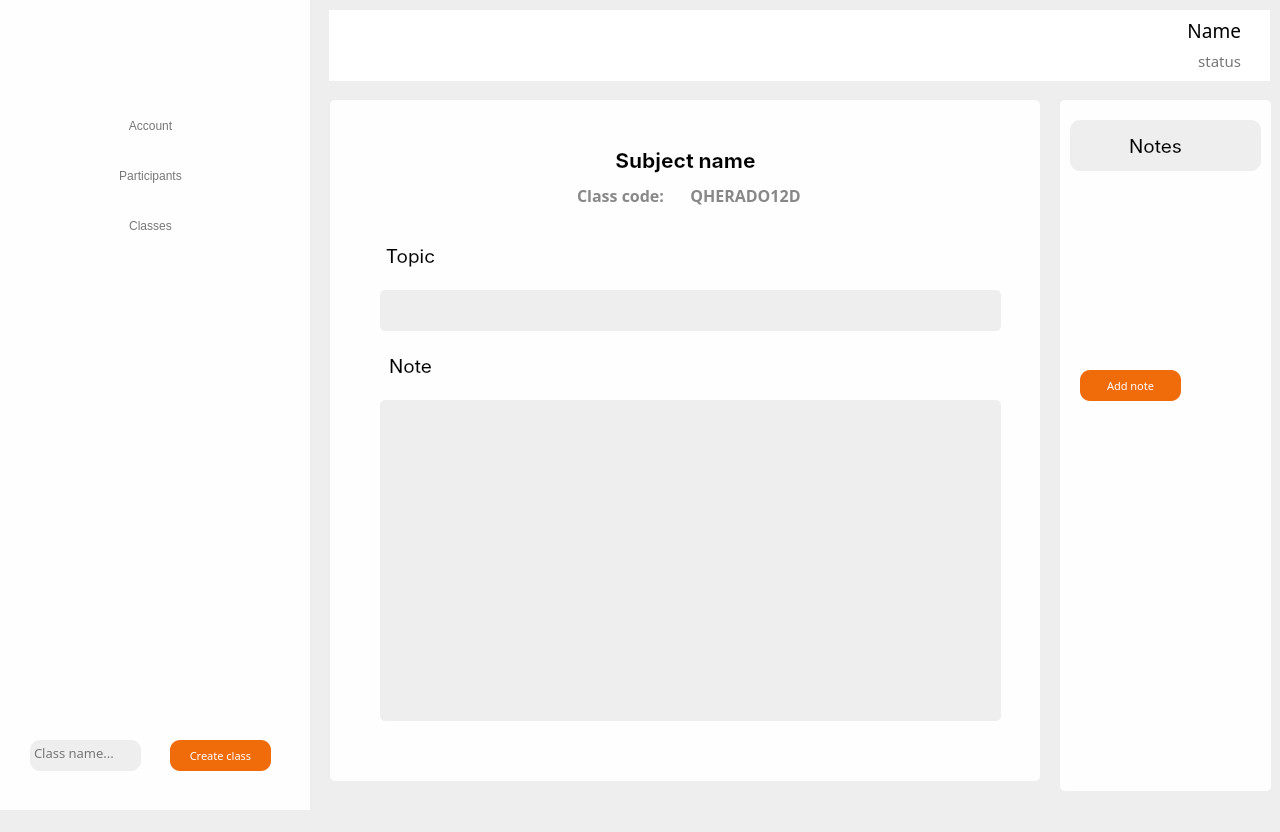
<?xml version="1.0" encoding="UTF-8"?>
<ui version="4.0">
 <class>Audo</class>
 <widget class="QMainWindow" name="Audo">
  <property name="geometry">
   <rect>
    <x>0</x>
    <y>0</y>
    <width>1280</width>
    <height>832</height>
   </rect>
  </property>
  <property name="minimumSize">
   <size>
    <width>1280</width>
    <height>832</height>
   </size>
  </property>
  <property name="maximumSize">
   <size>
    <width>1280</width>
    <height>832</height>
   </size>
  </property>
  <property name="windowTitle">
   <string>MainWindow</string>
  </property>
  <property name="styleSheet">
   <string notr="true">background: #EEEEEE;
</string>
  </property>
  <widget class="QWidget" name="centralwidget">
   <widget class="QFrame" name="frame">
    <property name="geometry">
     <rect>
      <x>0</x>
      <y>0</y>
      <width>310</width>
      <height>832</height>
     </rect>
    </property>
    <property name="styleSheet">
     <string notr="true">background: #fefefe;
border: none;</string>
    </property>
    <property name="frameShape">
     <enum>QFrame::StyledPanel</enum>
    </property>
    <property name="frameShadow">
     <enum>QFrame::Raised</enum>
    </property>
    <widget class="QLabel" name="logo">
     <property name="geometry">
      <rect>
       <x>0</x>
       <y>20</y>
       <width>311</width>
       <height>51</height>
      </rect>
     </property>
     <property name="text">
      <string/>
     </property>
     <property name="pixmap">
      <pixmap resource="assets.qrc">:/icons/assets/icons/logo-black.svg</pixmap>
     </property>
     <property name="alignment">
      <set>Qt::AlignCenter</set>
     </property>
    </widget>
    <widget class="QLabel" name="label_5">
     <property name="geometry">
      <rect>
       <x>30</x>
       <y>190</y>
       <width>31</width>
       <height>41</height>
      </rect>
     </property>
     <property name="text">
      <string/>
     </property>
     <property name="pixmap">
      <pixmap>:/icons/assets/users.svg</pixmap>
     </property>
    </widget>
    <widget class="QLabel" name="label_7">
     <property name="geometry">
      <rect>
       <x>30</x>
       <y>250</y>
       <width>31</width>
       <height>41</height>
      </rect>
     </property>
     <property name="text">
      <string/>
     </property>
     <property name="pixmap">
      <pixmap>:/icons/assets/bookmark.svg</pixmap>
     </property>
    </widget>
    <widget class="QLabel" name="confirmButton">
     <property name="geometry">
      <rect>
       <x>390</x>
       <y>420</y>
       <width>121</width>
       <height>41</height>
      </rect>
     </property>
     <property name="font">
      <font>
       <pointsize>11</pointsize>
       <bold>true</bold>
      </font>
     </property>
     <property name="cursor">
      <cursorShape>PointingHandCursor</cursorShape>
     </property>
     <property name="styleSheet">
      <string notr="true">color: #fefefe;
padding-left: 3px;
background: #F06B0A;
border-radius: 8px;</string>
     </property>
     <property name="text">
      <string>Confirm</string>
     </property>
     <property name="alignment">
      <set>Qt::AlignCenter</set>
     </property>
    </widget>
    <widget class="QLabel" name="Background_3">
     <property name="geometry">
      <rect>
       <x>40</x>
       <y>210</y>
       <width>31</width>
       <height>31</height>
      </rect>
     </property>
     <property name="autoFillBackground">
      <bool>false</bool>
     </property>
     <property name="styleSheet">
      <string notr="true">background:none;</string>
     </property>
     <property name="text">
      <string/>
     </property>
     <property name="pixmap">
      <pixmap resource="assets.qrc">:/icons/assets/icons/classes-icon.png</pixmap>
     </property>
     <property name="alignment">
      <set>Qt::AlignCenter</set>
     </property>
    </widget>
    <widget class="QWidget" name="horizontalLayoutWidget">
     <property name="geometry">
      <rect>
       <x>30</x>
       <y>260</y>
       <width>241</width>
       <height>461</height>
      </rect>
     </property>
     <layout class="QHBoxLayout" name="horizontalLayout">
      <item>
       <layout class="QHBoxLayout" name="horizontalLayout_2">
        <item>
         <layout class="QVBoxLayout" name="verticalLayout">
          <item>
           <spacer name="verticalSpacer_2">
            <property name="orientation">
             <enum>Qt::Vertical</enum>
            </property>
            <property name="sizeHint" stdset="0">
             <size>
              <width>20</width>
              <height>40</height>
             </size>
            </property>
           </spacer>
          </item>
         </layout>
        </item>
       </layout>
      </item>
      <item>
       <layout class="QHBoxLayout" name="horizontalLayout_3">
        <item>
         <layout class="QVBoxLayout" name="verticalLayout_2">
          <item>
           <spacer name="verticalSpacer_3">
            <property name="orientation">
             <enum>Qt::Vertical</enum>
            </property>
            <property name="sizeHint" stdset="0">
             <size>
              <width>20</width>
              <height>40</height>
             </size>
            </property>
           </spacer>
          </item>
         </layout>
        </item>
       </layout>
      </item>
     </layout>
    </widget>
    <widget class="QPushButton" name="SignOut_2">
     <property name="geometry">
      <rect>
       <x>30</x>
       <y>100</y>
       <width>241</width>
       <height>51</height>
      </rect>
     </property>
     <property name="cursor">
      <cursorShape>PointingHandCursor</cursorShape>
     </property>
     <property name="autoFillBackground">
      <bool>false</bool>
     </property>
     <property name="styleSheet">
      <string notr="true">QPushButton {
font: 600 14pt &quot;Roboto Serif SemiBold&quot;;
background:none;
border-radius: 10px;
color: #777777;
}
QPushButton:hover {
font: 600 14pt &quot;Roboto Serif SemiBold&quot;;
border-radius: 10px;
color: #000000;
background-color: #EEEEEE;
 }

</string>
     </property>
     <property name="text">
      <string>Account</string>
     </property>
     <property name="flat">
      <bool>true</bool>
     </property>
    </widget>
    <widget class="QPushButton" name="SignOut_4">
     <property name="geometry">
      <rect>
       <x>30</x>
       <y>200</y>
       <width>241</width>
       <height>51</height>
      </rect>
     </property>
     <property name="cursor">
      <cursorShape>PointingHandCursor</cursorShape>
     </property>
     <property name="autoFillBackground">
      <bool>false</bool>
     </property>
     <property name="styleSheet">
      <string notr="true">QPushButton {
font: 600 14pt &quot;Roboto Serif SemiBold&quot;;
background:none;
border-radius: 10px;
color: #777777;
}
QPushButton:hover {
font: 600 14pt &quot;Roboto Serif SemiBold&quot;;
border-radius: 10px;
color: #000000;
background-color: #EEEEEE;
 }

</string>
     </property>
     <property name="text">
      <string>Classes</string>
     </property>
     <property name="flat">
      <bool>true</bool>
     </property>
    </widget>
    <widget class="QLabel" name="Background">
     <property name="geometry">
      <rect>
       <x>40</x>
       <y>110</y>
       <width>31</width>
       <height>31</height>
      </rect>
     </property>
     <property name="autoFillBackground">
      <bool>false</bool>
     </property>
     <property name="styleSheet">
      <string notr="true">background:none;</string>
     </property>
     <property name="text">
      <string/>
     </property>
     <property name="pixmap">
      <pixmap resource="assets.qrc">:/icons/assets/icons/account-icon.png</pixmap>
     </property>
     <property name="alignment">
      <set>Qt::AlignCenter</set>
     </property>
    </widget>
    <widget class="QPushButton" name="SignOut_3">
     <property name="geometry">
      <rect>
       <x>30</x>
       <y>150</y>
       <width>241</width>
       <height>51</height>
      </rect>
     </property>
     <property name="cursor">
      <cursorShape>PointingHandCursor</cursorShape>
     </property>
     <property name="autoFillBackground">
      <bool>false</bool>
     </property>
     <property name="styleSheet">
      <string notr="true">QPushButton {
font: 600 14pt &quot;Roboto Serif SemiBold&quot;;
background:none;
border-radius: 10px;
color: #777777;
}
QPushButton:hover {
font: 600 14pt &quot;Roboto Serif SemiBold&quot;;
border-radius: 10px;
color: #000000;
background-color: #EEEEEE;
 }

</string>
     </property>
     <property name="text">
      <string>Participants</string>
     </property>
     <property name="flat">
      <bool>true</bool>
     </property>
    </widget>
    <widget class="QLabel" name="Background_2">
     <property name="geometry">
      <rect>
       <x>40</x>
       <y>160</y>
       <width>31</width>
       <height>31</height>
      </rect>
     </property>
     <property name="autoFillBackground">
      <bool>false</bool>
     </property>
     <property name="styleSheet">
      <string notr="true">background:none;</string>
     </property>
     <property name="text">
      <string/>
     </property>
     <property name="pixmap">
      <pixmap resource="assets.qrc">:/icons/assets/icons/participants-icon.png</pixmap>
     </property>
     <property name="alignment">
      <set>Qt::AlignCenter</set>
     </property>
    </widget>
    <widget class="QFrame" name="ClassCodeFrame">
     <property name="geometry">
      <rect>
       <x>30</x>
       <y>740</y>
       <width>111</width>
       <height>31</height>
      </rect>
     </property>
     <property name="styleSheet">
      <string notr="true">background-color: #EEEEEE;
border: none;
border-radius:10px;</string>
     </property>
     <property name="frameShape">
      <enum>QFrame::NoFrame</enum>
     </property>
     <property name="frameShadow">
      <enum>QFrame::Plain</enum>
     </property>
     <property name="lineWidth">
      <number>0</number>
     </property>
     <widget class="QTextEdit" name="ClassCode">
      <property name="geometry">
       <rect>
        <x>0</x>
        <y>0</y>
        <width>111</width>
        <height>31</height>
       </rect>
      </property>
      <property name="font">
       <font>
        <family>Roboto Serif Medium</family>
        <pointsize>10</pointsize>
        <italic>false</italic>
        <fontweight>Medium</fontweight>
       </font>
      </property>
      <property name="cursor" stdset="0">
       <cursorShape>PointingHandCursor</cursorShape>
      </property>
      <property name="autoFillBackground">
       <bool>false</bool>
      </property>
      <property name="styleSheet">
       <string notr="true">background-color:rgba(1,1,1,0);
color: 777777;
font: 500 10pt &quot;Roboto Serif Medium&quot;;</string>
      </property>
      <property name="placeholderText">
       <string>Class name...</string>
      </property>
     </widget>
    </widget>
    <widget class="QPushButton" name="JoinClass">
     <property name="geometry">
      <rect>
       <x>170</x>
       <y>740</y>
       <width>101</width>
       <height>31</height>
      </rect>
     </property>
     <property name="font">
      <font>
       <family>Roboto Serif SemiBold</family>
       <pointsize>8</pointsize>
       <italic>false</italic>
       <kerning>true</kerning>
       <fontweight>DemiBold</fontweight>
      </font>
     </property>
     <property name="cursor">
      <cursorShape>PointingHandCursor</cursorShape>
     </property>
     <property name="mouseTracking">
      <bool>true</bool>
     </property>
     <property name="autoFillBackground">
      <bool>false</bool>
     </property>
     <property name="styleSheet">
      <string notr="true">QPushButton {
font: 600 8pt &quot;Roboto Serif SemiBold&quot;;
background-color: #F06B0A;
border-radius: 10px;
color:#ffffff;
}
QPushButton:hover {
font: 600 8pt &quot;Roboto Serif SemiBold&quot;;
background-color: #E94600;
border-radius: 10px;
color:#ffffff;
 }

</string>
     </property>
     <property name="text">
      <string>Create class</string>
     </property>
     <property name="default">
      <bool>false</bool>
     </property>
     <property name="flat">
      <bool>true</bool>
     </property>
    </widget>
    <zorder>logo</zorder>
    <zorder>label_5</zorder>
    <zorder>label_7</zorder>
    <zorder>confirmButton</zorder>
    <zorder>horizontalLayoutWidget</zorder>
    <zorder>SignOut_2</zorder>
    <zorder>Background</zorder>
    <zorder>SignOut_3</zorder>
    <zorder>Background_2</zorder>
    <zorder>ClassCodeFrame</zorder>
    <zorder>JoinClass</zorder>
    <zorder>SignOut_4</zorder>
    <zorder>Background_3</zorder>
   </widget>
   <widget class="QFrame" name="frame_3">
    <property name="geometry">
     <rect>
      <x>330</x>
      <y>100</y>
      <width>710</width>
      <height>681</height>
     </rect>
    </property>
    <property name="styleSheet">
     <string notr="true">border: none;
background: #fefefe;
border-radius: 5px;</string>
    </property>
    <property name="frameShape">
     <enum>QFrame::StyledPanel</enum>
    </property>
    <property name="frameShadow">
     <enum>QFrame::Raised</enum>
    </property>
    <widget class="QLabel" name="classCodeText">
     <property name="geometry">
      <rect>
       <x>220</x>
       <y>80</y>
       <width>141</width>
       <height>31</height>
      </rect>
     </property>
     <property name="font">
      <font>
       <family>Segoe UI Semibold</family>
       <pointsize>12</pointsize>
       <bold>true</bold>
      </font>
     </property>
     <property name="styleSheet">
      <string notr="true">color: rgba(18, 18, 18, 0.5);</string>
     </property>
     <property name="text">
      <string>Class code:</string>
     </property>
     <property name="alignment">
      <set>Qt::AlignCenter</set>
     </property>
    </widget>
    <widget class="QLabel" name="classCode">
     <property name="geometry">
      <rect>
       <x>350</x>
       <y>80</y>
       <width>131</width>
       <height>31</height>
      </rect>
     </property>
     <property name="font">
      <font>
       <family>Segoe UI Semibold</family>
       <pointsize>12</pointsize>
       <bold>true</bold>
      </font>
     </property>
     <property name="styleSheet">
      <string notr="true">color: rgba(18, 18, 18, 0.5);
background:none;</string>
     </property>
     <property name="text">
      <string>QHERADO12D</string>
     </property>
     <property name="alignment">
      <set>Qt::AlignCenter</set>
     </property>
    </widget>
    <widget class="QLineEdit" name="topicInput">
     <property name="geometry">
      <rect>
       <x>50</x>
       <y>190</y>
       <width>621</width>
       <height>41</height>
      </rect>
     </property>
     <property name="font">
      <font>
       <family>Segoe UI Semibold</family>
       <pointsize>16</pointsize>
       <bold>true</bold>
      </font>
     </property>
     <property name="styleSheet">
      <string notr="true">background: #eee;
border-radius: 5px;
padding-left: 30px;
color: #121212;</string>
     </property>
    </widget>
    <widget class="QTextEdit" name="notes">
     <property name="geometry">
      <rect>
       <x>50</x>
       <y>300</y>
       <width>621</width>
       <height>321</height>
      </rect>
     </property>
     <property name="font">
      <font>
       <family>Segoe UI Semibold</family>
       <pointsize>16</pointsize>
       <bold>true</bold>
      </font>
     </property>
     <property name="cursor" stdset="0">
      <cursorShape>IBeamCursor</cursorShape>
     </property>
     <property name="styleSheet">
      <string notr="true">border: none;
border-radius: 5px;
background: #eee;
color: #121212;</string>
     </property>
     <property name="placeholderText">
      <string/>
     </property>
    </widget>
    <widget class="QLabel" name="deleteButton">
     <property name="geometry">
      <rect>
       <x>640</x>
       <y>630</y>
       <width>31</width>
       <height>41</height>
      </rect>
     </property>
     <property name="cursor">
      <cursorShape>PointingHandCursor</cursorShape>
     </property>
     <property name="text">
      <string/>
     </property>
     <property name="pixmap">
      <pixmap resource="assets.qrc">:/icons/assets/icons/go away.svg</pixmap>
     </property>
    </widget>
    <widget class="QLabel" name="editButton">
     <property name="geometry">
      <rect>
       <x>590</x>
       <y>635</y>
       <width>31</width>
       <height>31</height>
      </rect>
     </property>
     <property name="cursor">
      <cursorShape>PointingHandCursor</cursorShape>
     </property>
     <property name="text">
      <string/>
     </property>
     <property name="pixmap">
      <pixmap resource="assets.qrc">:/icons/assets/icons/edit.svg</pixmap>
     </property>
    </widget>
    <widget class="QLabel" name="Subject">
     <property name="geometry">
      <rect>
       <x>0</x>
       <y>30</y>
       <width>711</width>
       <height>61</height>
      </rect>
     </property>
     <property name="font">
      <font>
       <family>Inter</family>
       <pointsize>16</pointsize>
       <italic>false</italic>
       <bold>true</bold>
      </font>
     </property>
     <property name="styleSheet">
      <string notr="true">background: none;
background-color: rgba(255, 255, 255, 0);
color: #000000;
font: 700 16pt &quot;Inter&quot;;</string>
     </property>
     <property name="text">
      <string>Subject name</string>
     </property>
     <property name="alignment">
      <set>Qt::AlignCenter</set>
     </property>
    </widget>
    <widget class="QLabel" name="Topic">
     <property name="geometry">
      <rect>
       <x>50</x>
       <y>130</y>
       <width>61</width>
       <height>51</height>
      </rect>
     </property>
     <property name="font">
      <font>
       <family>Inter</family>
       <pointsize>14</pointsize>
       <italic>false</italic>
       <fontweight>DemiBold</fontweight>
      </font>
     </property>
     <property name="styleSheet">
      <string notr="true">background: none;
background-color: rgba(255, 255, 255, 0);
color: #000000;
font: 600 14pt &quot;Inter&quot;;</string>
     </property>
     <property name="text">
      <string>Topic</string>
     </property>
     <property name="alignment">
      <set>Qt::AlignCenter</set>
     </property>
    </widget>
    <widget class="QLabel" name="Topic_2">
     <property name="geometry">
      <rect>
       <x>50</x>
       <y>240</y>
       <width>61</width>
       <height>51</height>
      </rect>
     </property>
     <property name="font">
      <font>
       <family>Inter</family>
       <pointsize>14</pointsize>
       <italic>false</italic>
       <fontweight>DemiBold</fontweight>
      </font>
     </property>
     <property name="styleSheet">
      <string notr="true">background: none;
background-color: rgba(255, 255, 255, 0);
color: #000000;
font: 600 14pt &quot;Inter&quot;;</string>
     </property>
     <property name="text">
      <string>Note</string>
     </property>
     <property name="alignment">
      <set>Qt::AlignCenter</set>
     </property>
    </widget>
   </widget>
   <widget class="QFrame" name="frame_4">
    <property name="geometry">
     <rect>
      <x>1060</x>
      <y>100</y>
      <width>211</width>
      <height>691</height>
     </rect>
    </property>
    <property name="styleSheet">
     <string notr="true">background: #fefefe;
border: none;
border-radius: 5px;</string>
    </property>
    <property name="frameShape">
     <enum>QFrame::StyledPanel</enum>
    </property>
    <property name="frameShadow">
     <enum>QFrame::Raised</enum>
    </property>
    <widget class="QLabel" name="label_12">
     <property name="geometry">
      <rect>
       <x>43</x>
       <y>41</y>
       <width>31</width>
       <height>41</height>
      </rect>
     </property>
     <property name="text">
      <string/>
     </property>
     <property name="pixmap">
      <pixmap>:/icons/assets/bookmark.svg</pixmap>
     </property>
    </widget>
    <widget class="QLabel" name="TopicsTitleFrame">
     <property name="geometry">
      <rect>
       <x>10</x>
       <y>20</y>
       <width>191</width>
       <height>51</height>
      </rect>
     </property>
     <property name="styleSheet">
      <string notr="true">background-color: #EEEEEE;
border-radius:10px;</string>
     </property>
     <property name="text">
      <string/>
     </property>
    </widget>
    <widget class="QLabel" name="TopicsIcon">
     <property name="geometry">
      <rect>
       <x>20</x>
       <y>30</y>
       <width>31</width>
       <height>31</height>
      </rect>
     </property>
     <property name="autoFillBackground">
      <bool>false</bool>
     </property>
     <property name="styleSheet">
      <string notr="true">background:none;</string>
     </property>
     <property name="text">
      <string/>
     </property>
     <property name="pixmap">
      <pixmap resource="assets.qrc">:/icons/assets/icons/classes-icon.png</pixmap>
     </property>
     <property name="alignment">
      <set>Qt::AlignCenter</set>
     </property>
    </widget>
    <widget class="QLabel" name="TopicsTitle">
     <property name="geometry">
      <rect>
       <x>20</x>
       <y>20</y>
       <width>151</width>
       <height>51</height>
      </rect>
     </property>
     <property name="font">
      <font>
       <family>Inter</family>
       <pointsize>14</pointsize>
       <italic>false</italic>
       <fontweight>DemiBold</fontweight>
      </font>
     </property>
     <property name="styleSheet">
      <string notr="true">background: none;
background-color: rgba(255, 255, 255, 0);
color: #000000;
font: 600 14pt &quot;Inter&quot;;</string>
     </property>
     <property name="text">
      <string>Notes</string>
     </property>
     <property name="alignment">
      <set>Qt::AlignCenter</set>
     </property>
    </widget>
    <widget class="QWidget" name="verticalLayoutWidget">
     <property name="geometry">
      <rect>
       <x>10</x>
       <y>80</y>
       <width>191</width>
       <height>171</height>
      </rect>
     </property>
     <layout class="QVBoxLayout" name="verticalLayout_3">
      <item>
       <spacer name="verticalSpacer">
        <property name="orientation">
         <enum>Qt::Vertical</enum>
        </property>
        <property name="sizeHint" stdset="0">
         <size>
          <width>20</width>
          <height>40</height>
         </size>
        </property>
       </spacer>
      </item>
     </layout>
    </widget>
    <widget class="QPushButton" name="JoinClass_2">
     <property name="geometry">
      <rect>
       <x>20</x>
       <y>270</y>
       <width>101</width>
       <height>31</height>
      </rect>
     </property>
     <property name="font">
      <font>
       <family>Roboto Serif SemiBold</family>
       <pointsize>8</pointsize>
       <italic>false</italic>
       <kerning>true</kerning>
       <fontweight>DemiBold</fontweight>
      </font>
     </property>
     <property name="cursor">
      <cursorShape>PointingHandCursor</cursorShape>
     </property>
     <property name="mouseTracking">
      <bool>true</bool>
     </property>
     <property name="autoFillBackground">
      <bool>false</bool>
     </property>
     <property name="styleSheet">
      <string notr="true">QPushButton {
font: 600 8pt &quot;Roboto Serif SemiBold&quot;;
background-color: #F06B0A;
border-radius: 10px;
color:#ffffff;
}
QPushButton:hover {
font: 600 8pt &quot;Roboto Serif SemiBold&quot;;
background-color: #E94600;
border-radius: 10px;
color:#ffffff;
 }

</string>
     </property>
     <property name="text">
      <string>Add note</string>
     </property>
     <property name="default">
      <bool>false</bool>
     </property>
     <property name="flat">
      <bool>true</bool>
     </property>
    </widget>
    <zorder>label_12</zorder>
    <zorder>TopicsTitleFrame</zorder>
    <zorder>TopicsTitle</zorder>
    <zorder>TopicsIcon</zorder>
    <zorder>verticalLayoutWidget</zorder>
    <zorder>JoinClass_2</zorder>
   </widget>
   <widget class="QLabel" name="nav">
    <property name="geometry">
     <rect>
      <x>329</x>
      <y>10</y>
      <width>941</width>
      <height>71</height>
     </rect>
    </property>
    <property name="styleSheet">
     <string notr="true">QFrame {
    background-color: #ffffff; 
}</string>
    </property>
    <property name="text">
     <string/>
    </property>
   </widget>
   <widget class="QLabel" name="Name">
    <property name="geometry">
     <rect>
      <x>1070</x>
      <y>10</y>
      <width>171</width>
      <height>41</height>
     </rect>
    </property>
    <property name="font">
     <font>
      <family>Roboto Serif</family>
      <pointsize>14</pointsize>
     </font>
    </property>
    <property name="styleSheet">
     <string notr="true">background: none;
background-color: rgba(255, 255, 255, 0);
color: #000000;</string>
    </property>
    <property name="text">
     <string>Name</string>
    </property>
    <property name="alignment">
     <set>Qt::AlignRight|Qt::AlignTrailing|Qt::AlignVCenter</set>
    </property>
   </widget>
   <widget class="QLabel" name="Status">
    <property name="geometry">
     <rect>
      <x>1020</x>
      <y>40</y>
      <width>221</width>
      <height>41</height>
     </rect>
    </property>
    <property name="font">
     <font>
      <family>Roboto Serif</family>
      <pointsize>11</pointsize>
     </font>
    </property>
    <property name="styleSheet">
     <string notr="true">background: none;
background-color: rgba(255, 255, 255, 0);
color: #777777;</string>
    </property>
    <property name="text">
     <string>status</string>
    </property>
    <property name="alignment">
     <set>Qt::AlignRight|Qt::AlignTrailing|Qt::AlignVCenter</set>
    </property>
   </widget>
  </widget>
  <widget class="QMenuBar" name="menubar">
   <property name="geometry">
    <rect>
     <x>0</x>
     <y>0</y>
     <width>1280</width>
     <height>25</height>
    </rect>
   </property>
  </widget>
  <widget class="QStatusBar" name="statusbar"/>
 </widget>
 <resources>
  <include location="assets.qrc"/>
 </resources>
 <connections/>
</ui>
